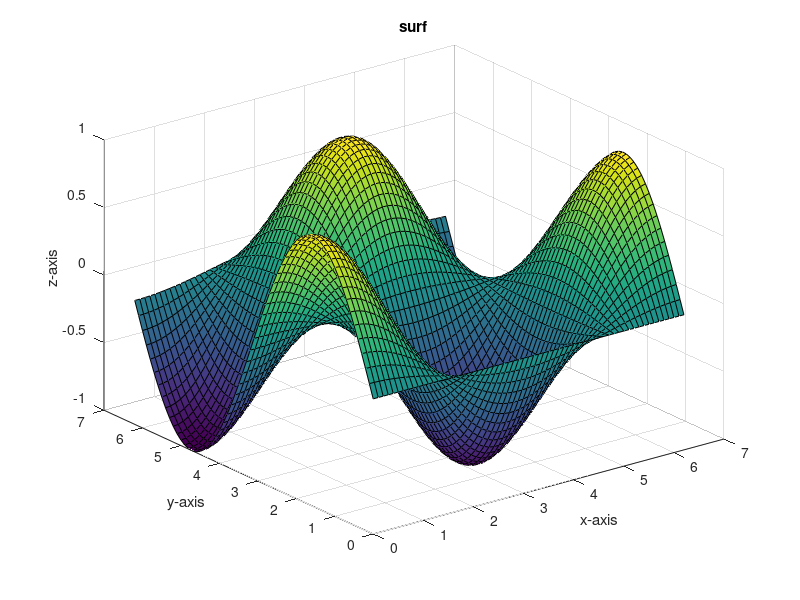

Source code (MATLAB):
x=0:0.1:2*pi;
[x,y]=meshgrid(x);
z = sin(y).*cos(x);
surf(x,y,z);
xlabel('x-axis'), ylabel('y-axis'), zlabel('z-axis');
title('surf')